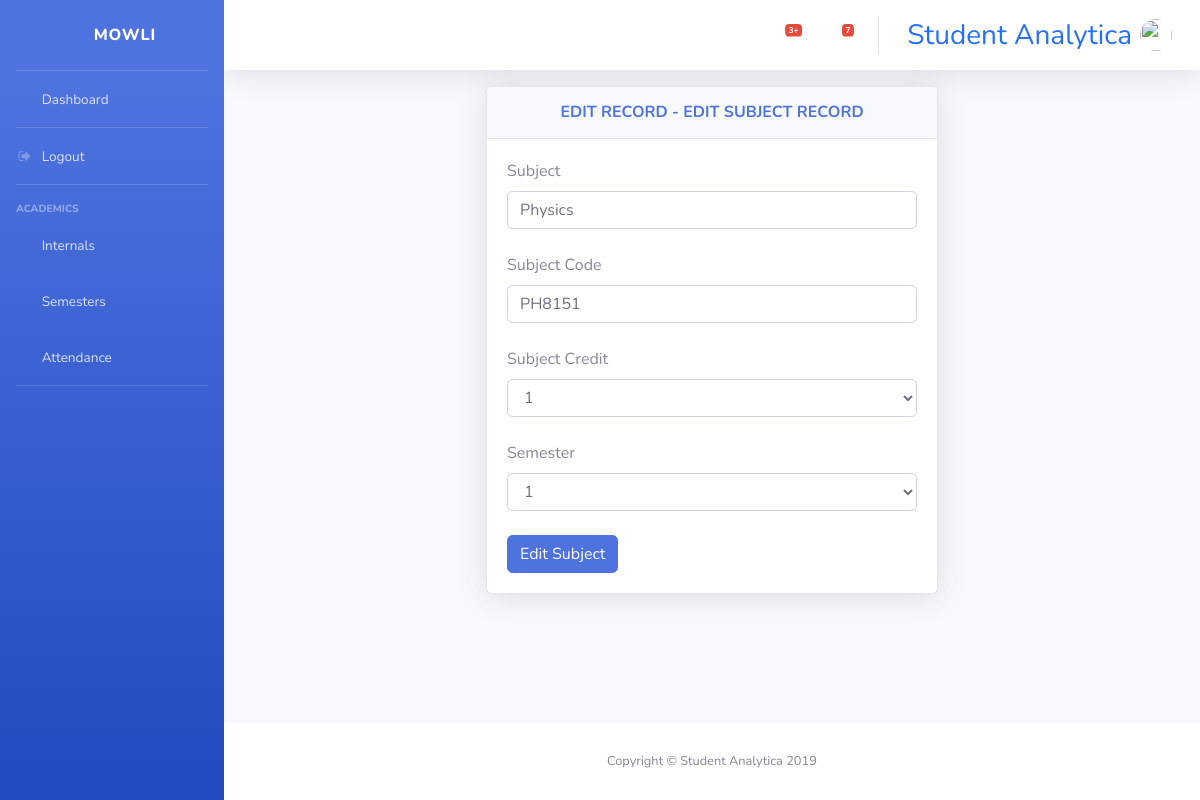
The app's page /subject/edit/1/ (signed in) with its own data.
### users/models.py (models this page shows, shortened)
class User(AbstractUser):
    user_type = models.CharField(max_length=20, choices=c.USER_TYPE)
    department = models.CharField(max_length=20, choices=c.DEPT)
    email = models.EmailField()
    date_of_birth = models.DateField(blank=True, null=True)
    age = models.IntegerField(blank=True, null=True)

### console/models.py (models this page shows, shortened)
class Subject(models.Model):
    subname = models.CharField(max_length=100)
    subcode = models.CharField(max_length=7, unique=True)
    subcred = models.CharField(max_length=2, choices=c.CRED, default='1')
    sem = models.CharField(max_length=1, choices=c.SEM, default='1')

### console/views/subject.py (the view)
def edit(request, pk):
    if request.user.is_staff:
        obj = get_object_or_404(Subject, id=pk)
        form = SubjectForm(request.POST or None, instance=obj)
        context = {'form':form}
        if form.is_valid():
            obj = form.save(commit=False)
            obj.save()
            context = {'form':form}
            messages.warning(request, 'Subject records has been updated!')
            return redirect('edit_sub')
        return render(request, 'console/subjects/edit_sub_form.html', context)
    else:
        return redirect('edit_sub')

### console/forms.py
class SubjectForm(forms.ModelForm):
    class Meta:
        model = Subject
        fields = '__all__'

### console/templates/console/subjects/edit_sub_form.html (shortened to what this page needs)
{% extends "base.html" %}
{% block content %}
{% load widget_tweaks %}
<div class="row">
    <div class="col-lg-6 mb-4" style="margin: auto">
        <div class="card shadow mb-4">
            <div class="card-header py-3">
                <h6 class="m-0 font-weight-bold text-primary text-center">EDIT RECORD - EDIT SUBJECT RECORD</h6>
            </div>
            <div class="card-body">
                <form action="" method="POST">
                    <label for="">Subject</label>
                    {% render_field form.subname|add_class:"form-control" %}
                    <br>
                    <label for="">Subject Code</label>
                    {% render_field form.subcode|add_class:"form-control" %}
                    <br>
                    <label for="">Subject Credit</label>
                    {% render_field form.subcred|add_class:"form-control" %}
                    <br>
                    <label for="">Semester</label>
                    {% render_field form.sem|add_class:"form-control" %}
                    <br>
                    <button type="submit" class="btn btn-primary">Edit Subject</button>
                </form>
            </div>
        </div>
    </div>
</div>
{% endblock content %}

### console/templates/base.html (shortened to what this page needs)
{% load static %}
<!DOCTYPE html>
<html lang="en">
<head>
  <link href="{% static 'vendor/fontawesome-free/css/all.min.css' %}" rel="stylesheet" type="text/css">
  <link rel="stylesheet" href="https://cdnjs.cloudflare.com/ajax/libs/font-awesome/4.7.0/css/font-awesome.min.css">
  <link href="{% static 'css/sb-admin-2.min.css' %}" rel="stylesheet">
<link rel="stylesheet"
    href="https://cdnjs.cloudflare.com/ajax/libs/tempusdominus-bootstrap-4/5.1.2/css/tempusdominus-bootstrap-4.min.css"
 />
</head>
<body id="page-top">
  <div id="wrapper">
    <ul class="navbar-nav bg-gradient-primary sidebar sidebar-dark accordion" id="accordionSidebar">
      <a class="sidebar-brand d-flex align-items-center justify-content-center" href="">
        <div class="sidebar-brand-icon rotate-n-15">
          <i class="fas fa-laugh-wink"></i>
        </div>
        <div class="sidebar-brand-text mx-3">{{user.username}}</div>
      </a>
      <hr class="sidebar-divider my-0">
      <li class="nav-item">
        <a class="nav-link" href="{% url 'home' %}">
          <i class="fas fa-fw fa-tachometer-alt"></i>
          <span>Dashboard</span>
        </a>
      </li>
      <hr class="sidebar-divider my-0">
      <li class="nav-item">
        <a class="nav-link" href="{% url 'logout' %}">
          <i class="fa fa-fw fa-sign-out"></i>
          <span>Logout</span>
        </a>
      </li>
      <hr class="sidebar-divider">
      <div class="sidebar-heading">
        Academics
      </div>
      <li class="nav-item">
        <a class="nav-link collapsed" href="{% url 'assigned_class' %}">
          <i class="fas fa-fw fa-file-alt"></i>
          <span>Internals</span>
        </a>
      </li>
      <li class="nav-item">
        <a class="nav-link" href="{% url 'assigned_sem' %}">
          <i class="far fa-fw fa-copy"></i>
          <span>Semesters</span></a>
      </li>
      <li class="nav-item">
        <a class="nav-link" href="#">
          <i class="fas fa-fw fa-chart-area"></i>
          <span>Attendance</span></a>
      </li>
      <hr class="sidebar-divider d-none d-md-block">
    </ul>
    <div id="content-wrapper" class="d-flex flex-column">
      <div id="content">
        <nav class="navbar navbar-expand navbar-light bg-white topbar mb-3 static-top shadow">
          <ul class="navbar-nav ml-auto">
            <li class="nav-item dropdown no-arrow mx-1">
              <a class="nav-link dropdown-toggle" href="#" id="alertsDropdown" role="button" data-toggle="dropdown" aria-haspopup="true" aria-expanded="false">
                <i class="fas fa-bell fa-fw"></i>
                <span class="badge badge-danger badge-counter">3+</span>
              </a>
            </li>
            <li class="nav-item dropdown no-arrow mx-1">
              <a class="nav-link dropdown-toggle" href="#" id="messagesDropdown" role="button" data-toggle="dropdown" aria-haspopup="true" aria-expanded="false">
                <i class="fas fa-envelope fa-fw"></i>
                <span class="badge badge-danger badge-counter">7</span>
              </a>
            </li>
            <li class="nav-item">
              <a class="nav-link">
                <h3 class="mr-2 d-none d-lg-inline active" style="color: rgb(38, 111, 247); padding-top:10px">Student Analytica</h3>
                <img class="img-profile rounded-circle" src="{% static '{{user.profile.image}}' %}">
              </a>
            </li>
          </ul>
        </nav>
        <div class="container-fluid">
            {% block content %}
            {% endblock content %}
        </div>
      </div>
      <footer class="sticky-footer bg-white">
        <div class="container my-auto">
          <div class="copyright text-center my-auto">
            <span>Copyright &copy; Student Analytica 2019</span>
          </div>
        </div>
      </footer>
    </div>
  </div>
</body>
</html>

### records on screen
User: username "MOWLI"
Subject: subname "Physics", subcode "PH8151", subcred "1", sem "1"
